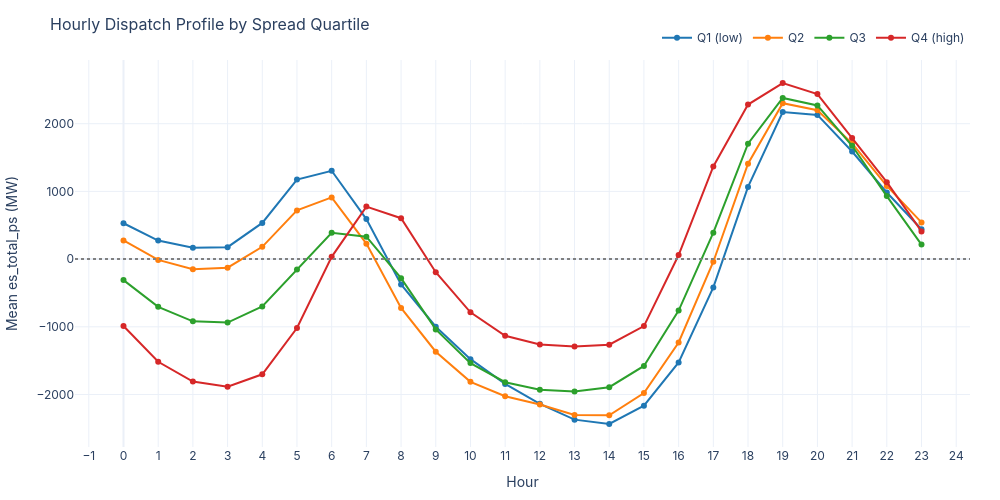

The code cell stored with this chart in its notebook:
### Markdown cell above
## 4. Spread Regime Analysis

How does the hourly dispatch profile change on high-spread vs low-spread days?

### Code cell
# Split days into spread quartiles
daily_full['spread_q'] = pd.qcut(daily_full['spread'], q=4,
                                  labels=['Q1 (low)', 'Q2', 'Q3', 'Q4 (high)'])

# Map back to hourly data
spread_map = daily_full[['spread_q']].reset_index()
spread_map['date'] = pd.to_datetime(spread_map['date'])
train_sq = train.copy()
train_sq['date_dt'] = pd.to_datetime(train_sq['date'])
train_sq = train_sq.merge(spread_map, left_on='date_dt', right_on='date', how='left', suffixes=('', '_y'))

fig = go.Figure()
for i, q in enumerate(['Q1 (low)', 'Q2', 'Q3', 'Q4 (high)']):
    sub = train_sq[train_sq['spread_q'] == q]
    profile = sub.groupby('hour')['es_total_ps'].mean()
    fig.add_trace(go.Scatter(
        x=profile.index, y=profile.values,
        mode='lines+markers', name=q,
        line=dict(color=PALETTE[i], width=2),
    ))

fig.add_hline(y=0, line_dash='dot', line_color='grey')
apply_layout(fig, title='Hourly Dispatch Profile by Spread Quartile',
             xaxis_title='Hour', yaxis_title='Mean es_total_ps (MW)', height=500)
fig.update_xaxes(dtick=1)
fig.show()

### Figure 1 — Plotly figure (JSON) as saved in the notebook; plotly's stock layout.template omitted (floating-point values rounded to 4 significant figures)
{"data": [{"line": {"color": "#1f77b4", "width": 2}, "mode": "lines+markers", "name": "Q1 (low)", "type": "scatter", "x": [0, 1, 2, 3, 4, 5, 6, 7, 8, 9, 10, 11, 12, 13, 14, 15, 16, 17, 18, 19, 20, 21, 22, 23], "y": [529.3, 273.5, 167.5, 176.0, 534.3, 1175.0, 1305.0, 591.1, -373.5, -999.2, -1478.0, -1843.0, -2138.0, -2371.0, -2434.0, -2165.0, -1526.0, -418.7, 1066.0, 2173.0, 2130.0, 1589.0, 983.5, 441.1]}, {"line": {"color": "#ff7f0e", "width": 2}, "mode": "lines+markers", "name": "Q2", "type": "scatter", "x": [0, 1, 2, 3, 4, 5, 6, 7, 8, 9, 10, 11, 12, 13, 14, 15, 16, 17, 18, 19, 20, 21, 22, 23], "y": [276.4, -12.13, -151.2, -126.8, 181.4, 719.2, 911.6, 228.2, -721.9, -1368.0, -1812.0, -2026.0, -2146.0, -2302.0, -2308.0, -1978.0, -1231.0, -39.15, 1409.0, 2303.0, 2199.0, 1710.0, 1080.0, 542.4]}, {"line": {"color": "#2ca02c", "width": 2}, "mode": "lines+markers", "name": "Q3", "type": "scatter", "x": [0, 1, 2, 3, 4, 5, 6, 7, 8, 9, 10, 11, 12, 13, 14, 15, 16, 17, 18, 19, 20, 21, 22, 23], "y": [-310.1, -704.8, -919.5, -937.3, -699.5, -155.1, 390.0, 330.9, -282.1, -1039.0, -1536.0, -1818.0, -1928.0, -1957.0, -1892.0, -1579.0, -759.8, 390.4, 1704.0, 2380.0, 2269.0, 1674.0, 931.0, 214.2]}, {"line": {"color": "#d62728", "width": 2}, "mode": "lines+markers", "name": "Q4 (high)", "type": "scatter", "x": [0, 1, 2, 3, 4, 5, 6, 7, 8, 9, 10, 11, 12, 13, 14, 15, 16, 17, 18, 19, 20, 21, 22, 23], "y": [-987.0, -1516.0, -1808.0, -1885.0, -1702.0, -1017.0, 33.13, 775.3, 604.3, -193.8, -785.6, -1133.0, -1261.0, -1289.0, -1265.0, -989.2, 59.81, 1368.0, 2282.0, 2599.0, 2438.0, 1789.0, 1137.0, 409.1]}], "layout": {"font": {"family": "Inter, Arial, sans-serif", "size": 12}, "height": 500, "hovermode": "x unified", "legend": {"orientation": "h", "x": 1, "xanchor": "right", "y": 1.02, "yanchor": "bottom"}, "margin": {"b": 50, "l": 60, "r": 30, "t": 60}, "shapes": [{"line": {"color": "grey", "dash": "dot"}, "type": "line", "x0": 0, "x1": 1, "xref": "x domain", "y0": 0, "y1": 0, "yref": "y"}], "title": {"font": {"size": 16}, "text": "Hourly Dispatch Profile by Spread Quartile"}, "width": 1000, "xaxis": {"dtick": 1, "title": {"text": "Hour"}}, "yaxis": {"title": {"text": "Mean es_total_ps (MW)"}}}}
